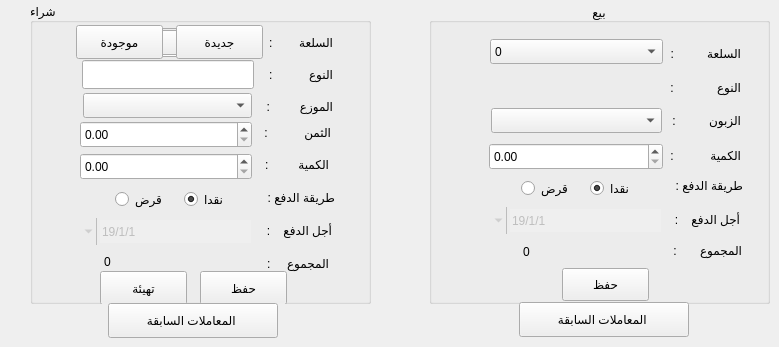
   <widget class="QWidget" name="moamalat_tab">
    <attribute name="title">
     <string>معاملات</string>
    </attribute>
    <widget class="QGroupBox" name="sell_groupBox">
     <property name="enabled">
      <bool>true</bool>
     </property>
     <property name="geometry">
      <rect>
       <x>429</x>
       <y>3</y>
       <width>341</width>
       <height>301</height>
      </rect>
     </property>
     <property name="title">
      <string>بيع</string>
     </property>
     <property name="alignment">
      <set>Qt::AlignCenter</set>
     </property>
     <property name="flat">
      <bool>false</bool>
     </property>
     <property name="checkable">
      <bool>false</bool>
     </property>
     <widget class="QLabel" name="label">
      <property name="geometry">
       <rect>
        <x>241</x>
        <y>40</y>
        <width>71</width>
        <height>20</height>
       </rect>
      </property>
      <property name="text">
       <string>السلعة          :</string>
      </property>
     </widget>
     <widget class="QComboBox" name="sell_choose_article_comboBox">
      <property name="geometry">
       <rect>
        <x>61</x>
        <y>36</y>
        <width>173</width>
        <height>25</height>
       </rect>
      </property>
      <item>
       <property name="text">
        <string>0</string>
       </property>
      </item>
      <item>
       <property name="text">
        <string>1</string>
       </property>
      </item>
      <item>
       <property name="text">
        <string>2</string>
       </property>
      </item>
      <item>
       <property name="text">
        <string>3</string>
       </property>
      </item>
      <item>
       <property name="text">
        <string>4</string>
       </property>
      </item>
      <item>
       <property name="text">
        <string>5</string>
       </property>
      </item>
      <item>
       <property name="text">
        <string>6</string>
       </property>
      </item>
      <item>
       <property name="text">
        <string>7</string>
       </property>
      </item>
     </widget>
     <widget class="QLabel" name="label_2">
      <property name="geometry">
       <rect>
        <x>241</x>
        <y>73</y>
        <width>71</width>
        <height>22</height>
       </rect>
      </property>
      <property name="text">
       <string>النوع             :</string>
      </property>
     </widget>
     <widget class="QComboBox" name="sell_choose_buyer_comboBox">
      <property name="geometry">
       <rect>
        <x>62</x>
        <y>105</y>
        <width>171</width>
        <height>25</height>
       </rect>
      </property>
     </widget>
     <widget class="QLabel" name="label_7">
      <property name="geometry">
       <rect>
        <x>241</x>
        <y>106</y>
        <width>71</width>
        <height>22</height>
       </rect>
      </property>
      <property name="text">
       <string>الزبون          :</string>
      </property>
     </widget>
     <widget class="QLabel" name="label_8">
      <property name="geometry">
       <rect>
        <x>244</x>
        <y>171</y>
        <width>70</width>
        <height>22</height>
       </rect>
      </property>
      <property name="text">
       <string>طريقة الدفع :</string>
      </property>
     </widget>
     <widget class="QRadioButton" name="sell_pay_cash_radioButton">
      <property name="geometry">
       <rect>
        <x>161</x>
        <y>174</y>
        <width>51</width>
        <height>22</height>
       </rect>
      </property>
      <property name="text">
       <string>نقدا</string>
      </property>
      <property name="checked">
       <bool>true</bool>
      </property>
     </widget>
     <widget class="QRadioButton" name="sell_pay_by_debt_radioButton">
      <property name="geometry">
       <rect>
        <x>92</x>
        <y>174</y>
        <width>51</width>
        <height>22</height>
       </rect>
      </property>
      <property name="text">
       <string>قرض</string>
      </property>
     </widget>
     <widget class="QDateEdit" name="sell_date_to_pay">
      <property name="enabled">
       <bool>false</bool>
      </property>
      <property name="geometry">
       <rect>
        <x>60</x>
        <y>204</y>
        <width>174</width>
        <height>27</height>
       </rect>
      </property>
      <property name="layoutDirection">
       <enum>Qt::RightToLeft</enum>
      </property>
      <property name="locale">
       <locale language="English" country="UnitedStates"/>
      </property>
      <property name="frame">
       <bool>false</bool>
      </property>
      <property name="accelerated">
       <bool>false</bool>
      </property>
      <property name="displayFormat">
       <string>d/M/yy</string>
      </property>
      <property name="calendarPopup">
       <bool>true</bool>
      </property>
      <property name="timeSpec">
       <enum>Qt::LocalTime</enum>
      </property>
      <property name="date">
       <date>
        <year>2019</year>
        <month>1</month>
        <day>1</day>
       </date>
      </property>
     </widget>
     <widget class="QLabel" name="label_13">
      <property name="enabled">
       <bool>true</bool>
      </property>
      <property name="geometry">
       <rect>
        <x>241</x>
        <y>205</y>
        <width>70</width>
        <height>22</height>
       </rect>
      </property>
      <property name="text">
       <string>أجل الدفع    :</string>
      </property>
     </widget>
     <widget class="QPushButton" name="save_selling_operation_pushButton">
      <property name="geometry">
       <rect>
        <x>133</x>
        <y>265</y>
        <width>87</width>
        <height>33</height>
       </rect>
      </property>
      <property name="text">
       <string>حفظ</string>
      </property>
     </widget>
     <widget class="QLabel" name="label_9">
      <property name="geometry">
       <rect>
        <x>241</x>
        <y>142</y>
        <width>71</width>
        <height>20</height>
       </rect>
      </property>
      <property name="text">
       <string>الكمية           :</string>
      </property>
     </widget>
     <widget class="QDoubleSpinBox" name="sell_qt">
      <property name="geometry">
       <rect>
        <x>60</x>
        <y>140</y>
        <width>174</width>
        <height>27</height>
       </rect>
      </property>
      <property name="maximum">
       <double>999999999.990000009536743</double>
      </property>
     </widget>
     <widget class="QLabel" name="label_25">
      <property name="geometry">
       <rect>
        <x>242</x>
        <y>236</y>
        <width>71</width>
        <height>22</height>
       </rect>
      </property>
      <property name="text">
       <string>المجموع       :</string>
      </property>
     </widget>
     <widget class="QLabel" name="sell_article_type">
      <property name="geometry">
       <rect>
        <x>141</x>
        <y>73</y>
        <width>91</width>
        <height>20</height>
       </rect>
      </property>
      <property name="text">
       <string/>
      </property>
     </widget>
     <widget class="QLabel" name="total_selling_price">
      <property name="geometry">
       <rect>
        <x>94</x>
        <y>239</y>
        <width>145</width>
        <height>20</height>
       </rect>
      </property>
      <property name="text">
       <string>0</string>
      </property>
     </widget>
    </widget>
    <widget class="QGroupBox" name="buy_groupBox">
     <property name="geometry">
      <rect>
       <x>30</x>
       <y>3</y>
       <width>341</width>
       <height>301</height>
      </rect>
     </property>
     <property name="title">
      <string>شراء</string>
     </property>
     <widget class="QPushButton" name="save_buying_operation_pushButton">
      <property name="geometry">
       <rect>
        <x>170</x>
        <y>268</y>
        <width>87</width>
        <height>34</height>
       </rect>
      </property>
      <property name="text">
       <string>حفظ</string>
      </property>
     </widget>
     <widget class="QDateEdit" name="buy_date_to_pay">
      <property name="enabled">
       <bool>false</bool>
      </property>
      <property name="geometry">
       <rect>
        <x>49</x>
        <y>215</y>
        <width>174</width>
        <height>27</height>
       </rect>
      </property>
      <property name="layoutDirection">
       <enum>Qt::RightToLeft</enum>
      </property>
      <property name="locale">
       <locale language="English" country="UnitedStates"/>
      </property>
      <property name="frame">
       <bool>false</bool>
      </property>
      <property name="accelerated">
       <bool>false</bool>
      </property>
      <property name="displayFormat">
       <string>d/M/yy</string>
      </property>
      <property name="calendarPopup">
       <bool>true</bool>
      </property>
      <property name="timeSpec">
       <enum>Qt::LocalTime</enum>
      </property>
      <property name="date">
       <date>
        <year>2019</year>
        <month>1</month>
        <day>1</day>
       </date>
      </property>
     </widget>
     <widget class="QLabel" name="label_16">
      <property name="geometry">
       <rect>
        <x>235</x>
        <y>183</y>
        <width>70</width>
        <height>23</height>
       </rect>
      </property>
      <property name="text">
       <string>طريقة الدفع :</string>
      </property>
     </widget>
     <widget class="QLabel" name="label_17">
      <property name="enabled">
       <bool>true</bool>
      </property>
      <property name="geometry">
       <rect>
        <x>232</x>
        <y>215</y>
        <width>70</width>
        <height>24</height>
       </rect>
      </property>
      <property name="text">
       <string>أجل الدفع    :</string>
      </property>
     </widget>
     <widget class="QLabel" name="label_18">
      <property name="geometry">
       <rect>
        <x>232</x>
        <y>29</y>
        <width>71</width>
        <height>20</height>
       </rect>
      </property>
      <property name="text">
       <string>السلعة        :</string>
      </property>
     </widget>
     <widget class="QPushButton" name="reset_buying_info_pushButton">
      <property name="geometry">
       <rect>
        <x>70</x>
        <y>268</y>
        <width>87</width>
        <height>34</height>
       </rect>
      </property>
      <property name="text">
       <string>تهيئة</string>
      </property>
     </widget>
     <widget class="QRadioButton" name="buy_pay_cash_radioButton">
      <property name="geometry">
       <rect>
        <x>154</x>
        <y>185</y>
        <width>51</width>
        <height>22</height>
       </rect>
      </property>
      <property name="text">
       <string>نقدا</string>
      </property>
      <property name="checked">
       <bool>true</bool>
      </property>
     </widget>
     <widget class="QRadioButton" name="buy_pay_by_debt_radioButton">
      <property name="geometry">
       <rect>
        <x>85</x>
        <y>185</y>
        <width>51</width>
        <height>22</height>
       </rect>
      </property>
      <property name="text">
       <string>قرض</string>
      </property>
     </widget>
     <widget class="QComboBox" name="buy_choose_seller_comboBox">
      <property name="geometry">
       <rect>
        <x>53</x>
        <y>90</y>
        <width>169</width>
        <height>25</height>
       </rect>
      </property>
     </widget>
     <widget class="QLabel" name="label_19">
      <property name="geometry">
       <rect>
        <x>232</x>
        <y>92</y>
        <width>71</width>
        <height>22</height>
       </rect>
      </property>
      <property name="text">
       <string>الموزع         :</string>
      </property>
     </widget>
     <widget class="QLabel" name="label_20">
      <property name="geometry">
       <rect>
        <x>232</x>
        <y>60</y>
        <width>71</width>
        <height>22</height>
       </rect>
      </property>
      <property name="text">
       <string>النوع           :</string>
      </property>
     </widget>
     <widget class="QLineEdit" name="buy_articl_name_lineEdit">
      <property name="geometry">
       <rect>
        <x>54</x>
        <y>25</y>
        <width>170</width>
        <height>29</height>
       </rect>
      </property>
     </widget>
     <widget class="QLineEdit" name="buy_article_type_lineEdit">
      <property name="geometry">
       <rect>
        <x>52</x>
        <y>57</y>
        <width>172</width>
        <height>29</height>
       </rect>
      </property>
     </widget>
     <widget class="QLabel" name="label_10">
      <property name="geometry">
       <rect>
        <x>230</x>
        <y>118</y>
        <width>71</width>
        <height>22</height>
       </rect>
      </property>
      <property name="text">
       <string>الثمن           :</string>
      </property>
     </widget>
     <widget class="QDoubleSpinBox" name="buy_article_price">
      <property name="geometry">
       <rect>
        <x>50</x>
        <y>118</y>
        <width>172</width>
        <height>27</height>
       </rect>
      </property>
      <property name="maximum">
       <double>99999999.989999994635582</double>
      </property>
     </widget>
     <widget class="QLabel" name="total_buying_price">
      <property name="geometry">
       <rect>
        <x>74</x>
        <y>249</y>
        <width>145</width>
        <height>20</height>
       </rect>
      </property>
      <property name="text">
       <string>0</string>
      </property>
     </widget>
     <widget class="QLabel" name="label_31">
      <property name="geometry">
       <rect>
        <x>228</x>
        <y>249</y>
        <width>71</width>
        <height>22</height>
       </rect>
      </property>
      <property name="text">
       <string>المجموع     :</string>
      </property>
     </widget>
     <widget class="QComboBox" name="buy_choose_article_comboBox">
      <property name="geometry">
       <rect>
        <x>53</x>
        <y>27</y>
        <width>173</width>
        <height>25</height>
       </rect>
      </property>
      <item>
       <property name="text">
        <string>0</string>
       </property>
      </item>
      <item>
       <property name="text">
        <string>1</string>
       </property>
      </item>
      <item>
       <property name="text">
        <string>2</string>
       </property>
      </item>
      <item>
       <property name="text">
        <string>3</string>
       </property>
      </item>
      <item>
       <property name="text">
        <string>4</string>
       </property>
      </item>
      <item>
       <property name="text">
        <string>5</string>
       </property>
      </item>
      <item>
       <property name="text">
        <string>6</string>
       </property>
      </item>
      <item>
       <property name="text">
        <string>7</string>
       </property>
      </item>
     </widget>
     <widget class="QPushButton" name="buy_exists_article">
      <property name="geometry">
       <rect>
        <x>46</x>
        <y>22</y>
        <width>87</width>
        <height>34</height>
       </rect>
      </property>
      <property name="text">
       <string>موجودة</string>
      </property>
     </widget>
     <widget class="QPushButton" name="buy_new_article">
      <property name="geometry">
       <rect>
        <x>146</x>
        <y>22</y>
        <width>87</width>
        <height>34</height>
       </rect>
      </property>
      <property name="font">
       <font>
        <family>AlBattar</family>
        <pointsize>9</pointsize>
        <weight>50</weight>
        <italic>false</italic>
        <bold>false</bold>
       </font>
      </property>
      <property name="text">
       <string>جديدة</string>
      </property>
     </widget>
     <widget class="QDoubleSpinBox" name="buy_article_qt">
      <property name="geometry">
       <rect>
        <x>50</x>
        <y>150</y>
        <width>172</width>
        <height>27</height>
       </rect>
      </property>
      <property name="maximum">
       <double>99999999.989999994635582</double>
      </property>
     </widget>
     <widget class="QLabel" name="label_46">
      <property name="geometry">
       <rect>
        <x>228</x>
        <y>150</y>
        <width>71</width>
        <height>22</height>
       </rect>
      </property>
      <property name="text">
       <string>الكمية         :</string>
      </property>
     </widget>
    </widget>
    <widget class="QPushButton" name="sell_history_Button">
     <property name="geometry">
      <rect>
       <x>519</x>
       <y>302</y>
       <width>170</width>
       <height>35</height>
      </rect>
     </property>
     <property name="text">
      <string>المعاملات السابقة </string>
     </property>
    </widget>
    <widget class="QPushButton" name="buy_and_buy_history_Button">
     <property name="geometry">
      <rect>
       <x>108</x>
       <y>303</y>
       <width>170</width>
       <height>35</height>
      </rect>
     </property>
     <property name="text">
      <string>المعاملات السابقة </string>
     </property>
    </widget>
   </widget>
